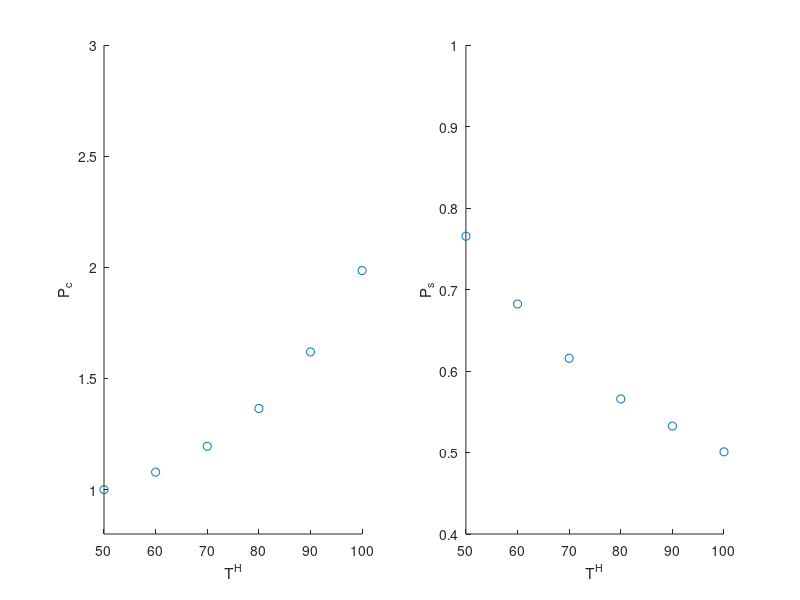
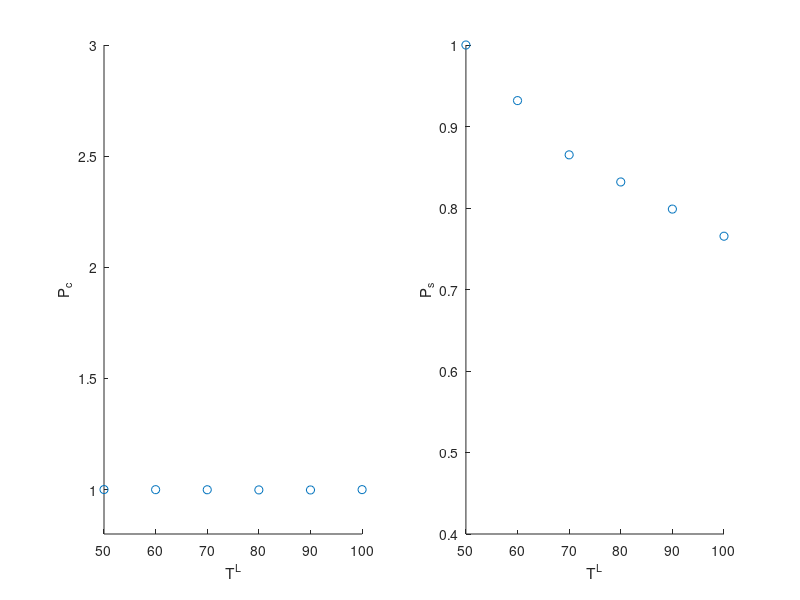

The MATLAB script that drew these images, in order: (Note: this script raises an error after producing the figures.)
close all

%% plot T^H
load('./result/stat_sym_50_100_50.mat')

figure()
subplot(1,2,1)
scatter(50:10:100, z_c(6,:), 'b^')
axis([50 100 0.8 3])
xlabel('T^H')
ylabel('P_c')

subplot(1,2,2)
scatter(50:10:100, z_u(6,:), 'r^')
axis([50 100 0.4 1])
xlabel('T^H')
ylabel('P_s')

%% plot T^L
load('./result/stat_sym_50_100_50.mat')

figure()
subplot(1,2,1)
scatter(50:10:100, z_c(:,1)', 'b^')
axis([50 100 0.8 3])
xlabel('T^L')
ylabel('P_c')

subplot(1,2,2)
scatter(50:10:100, z_u(:,1)', 'r^')
axis([50 100 0.4 1])
xlabel('T^L')
ylabel('P_s')

figure()
%% plot alpha
for i = 0:10:100
    data_filename = sprintf('./result/stat_sym_50_100_%d.mat', i);
    load(data_filename)
    
    subplot(1,2,1)
    scatter(i / 100.0, z_c(6, 1), 'b^')
    axis([0 1 0.8 3])
    xlabel('\alpha')
    ylabel('P_c')
    hold on;
    
    subplot(1,2,2)
    scatter(i / 100.0, z_u(6, 1), 'r^')
    axis([0 1 0.4 1])
    xlabel('\alpha')
    ylabel('P_c')
    hold on;
end
